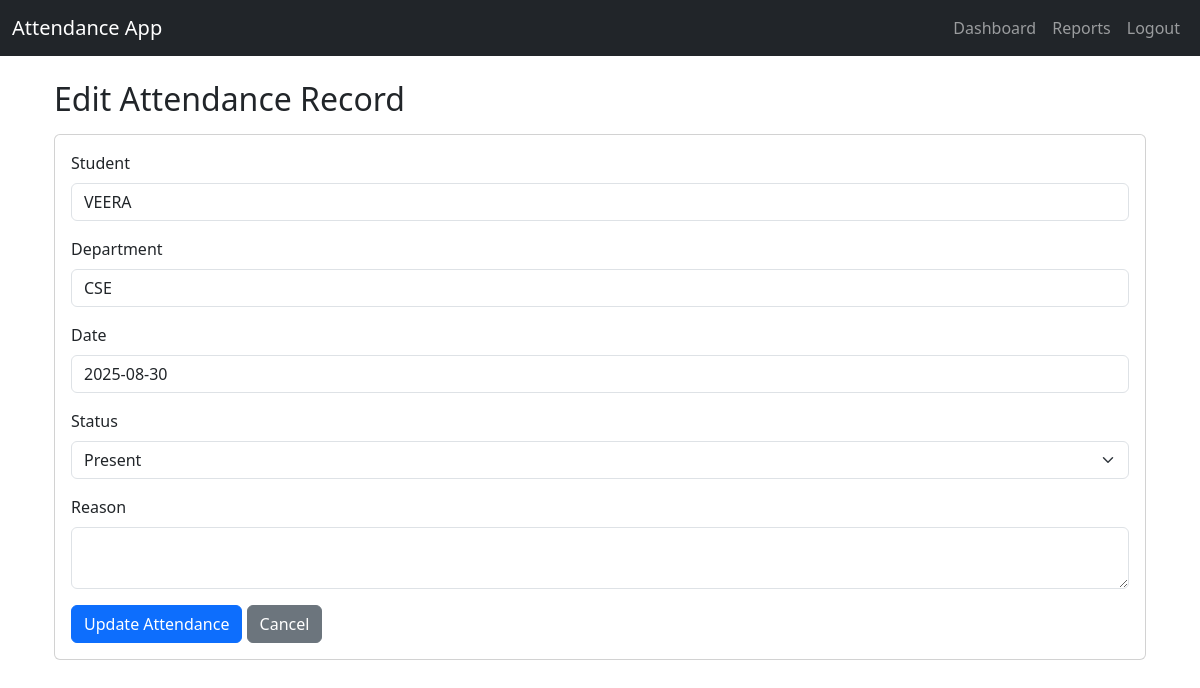
The app's page /edit_attendance/38 (signed in) with its own data.
### tables this page shows
CREATE TABLE students (
            id INTEGER PRIMARY KEY AUTOINCREMENT,
            name TEXT NOT NULL,
            roll_no TEXT UNIQUE NOT NULL,
            year INTEGER NOT NULL,
            department TEXT NOT NULL
        );

CREATE TABLE attendance (
        id INTEGER PRIMARY KEY AUTOINCREMENT,
        student_id INTEGER NOT NULL,
        date TEXT NOT NULL,
        status TEXT NOT NULL,
        reason TEXT,
        FOREIGN KEY(student_id) REFERENCES students(id),
        UNIQUE(student_id, date)
    );

### app.py (the view, shortened to what this page needs)
@app.route("/edit_attendance/<int:record_id>", methods=["GET", "POST"])
@login_required(role="admin")
def edit_attendance(record_id):
    conn = get_db()
    cur = conn.cursor()
    cur.execute("""
        SELECT a.id, a.student_id, a.date, a.status, a.reason, s.name, s.department
        FROM attendance a
        JOIN students s ON a.student_id = s.id
        WHERE a.id = ?
    """, (record_id,))
    rec = cur.fetchone()
    if not rec:
        flash("Attendance record not found.", "danger")
        return redirect(url_for("admin"))
    conn.close()
    return render_template("edit_attendance.html", rec=rec)

### app.py (called while the page is built)
def get_db():
    conn = sqlite3.connect("attendance.db")
    conn.row_factory = sqlite3.Row
    return conn

def login_required(role=None):
    def decorator(f):
        @wraps(f)
        def decorated_view(*args, **kwargs):
            if "user_id" not in session:
                return redirect(url_for("login"))
            if role and session.get("role") != role:
                return "Unauthorized", 403
            return f(*args, **kwargs)
        return decorated_view
    return decorator

### templates/edit_attendance.html (shortened to what this page needs)
{% extends "base.html" %}
{% block content %}
<div class="container mt-4">
  <h2 class="mb-3">Edit Attendance Record</h2>
  <div class="card">
    <div class="card-body">
      <form method="post">
        <div class="mb-3">
          <label class="form-label">Student</label>
          <input type="text" class="form-control" value="{{ rec['name'] }}" readonly>
        </div>
        <div class="mb-3">
          <label class="form-label">Department</label>
          <input type="text" class="form-control" value="{{ rec['department'] }}" readonly>
        </div>
        <div class="mb-3">
          <label class="form-label">Date</label>
          <input type="text" class="form-control" value="{{ rec['date'] }}" readonly>
        </div>
        <div class="mb-3">
          <label class="form-label">Status</label>
          <select class="form-select" name="status" required>
            <option value="P" {% if rec['status']=='P' %}selected{% endif %}>Present</option>
          </select>
        </div>
        <div class="mb-3">
          <label class="form-label">Reason</label>
          <textarea class="form-control" name="reason" rows="2">{{ rec['reason'] }}</textarea>
        </div>
        <button type="submit" class="btn btn-primary">Update Attendance</button>
        <a href="{{ url_for('admin') }}" class="btn btn-secondary">Cancel</a>
      </form>
    </div>
  </div>
</div>
{% endblock %}

### records on screen
students: name "VEERA", department "CSE"
attendance: date "2025-08-30", status "Present"
